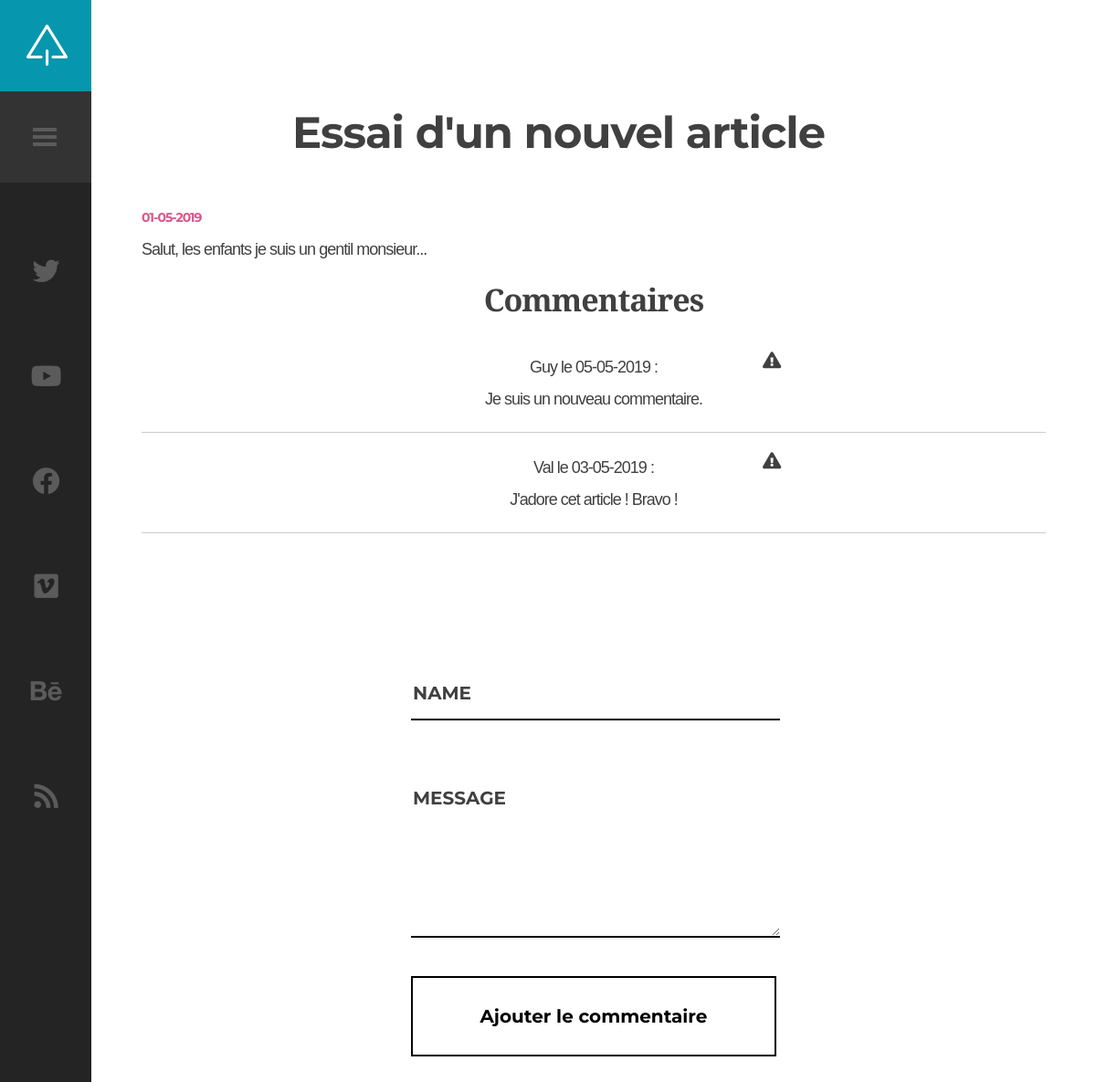
The page /index.php?id=7&action=getPost on the database as committed earlier.
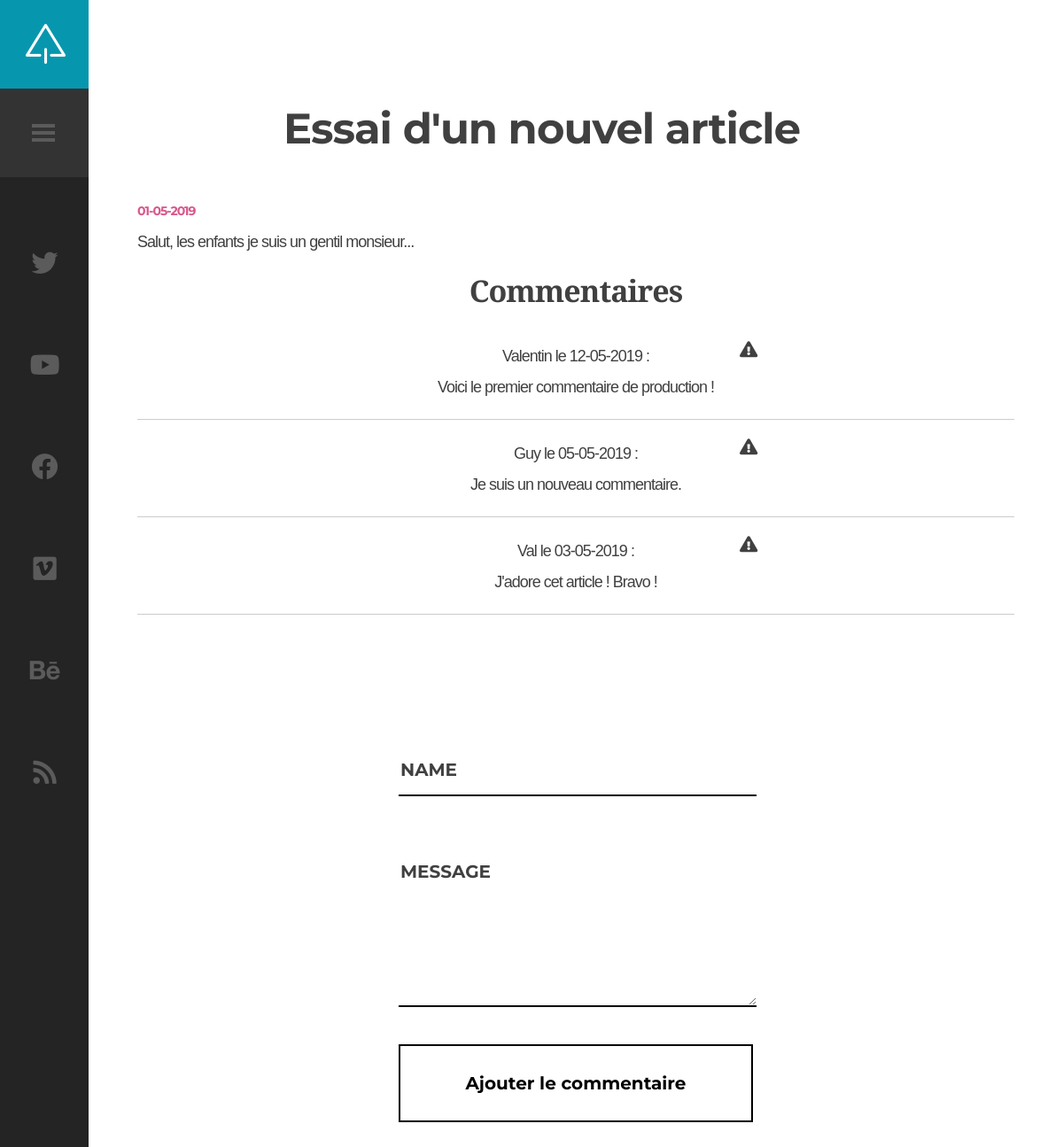
The same page on the database as committed later.
### tables this page shows
CREATE TABLE `articles` (
  `id` int(11) NOT NULL,
  `title` varchar(255) NOT NULL,
  `content` text NOT NULL,
  `date_upload` datetime NOT NULL
);

CREATE TABLE `commentaires` (
  `id` int(11) NOT NULL,
  `name` varchar(255) NOT NULL,
  `message` text NOT NULL,
  `date_publish_comm` datetime NOT NULL,
  `article_referent` int(11) NOT NULL,
  `danger` tinyint(1) NOT NULL DEFAULT 0
);

### model/articles.php (called while the page is built, shortened)
<?php
class ArticlesManager extends Manager {
    function getPost($idGet)
    {
        $pdo = Manager::connectionBdd();
        $req = $pdo->prepare('SELECT * FROM articles WHERE id= :id');
        $req->execute(['id' => $idGet]);
        $post = $req->fetch();
        return $post;
    }
}

### model/comments.php (called while the page is built, shortened)
<?php
class CommentsManager extends Manager
{
    function getComments($postID) {
        $pdo = Manager::connectionBdd();
        $comments = $pdo->prepare('SELECT * FROM commentaires WHERE article_referent= :article_referent ORDER BY date_publish_comm DESC');
        $comments->execute(['article_referent' => $postID]);
        return $comments;
    }
}

### views/article.php (the view, shortened to what this page needs)
<?php
$dateUpload = date_format(new DateTime($post['date_upload']), 'd-m-Y');
?>
<div id="content" class="site-content center-relative">
    <div class="single-post-wrapper content-1070 center-relative">
        <article class="center-relative">
            <h1 class="entry-title">
                <?= $post['title']; ?>
            </h1>
            <div class="entry-date published"><?= $dateUpload; ?></div>
                <?= $post['content']; ?>
            <div class="commentaires">
                <h2>Commentaires</h2>
                <?php
                while ($comment = $comments->fetch()){
                    $dateComm = date_format(new DateTime($comment['date_publish_comm']), 'd-m-Y');
                    ?>
                    <div class="commentaire">
                        <a href="index.php?action=danger&ref=<?= $_GET['id'];?>&id=<?= $comment['id'];?>"><i class="fas fa-exclamation-triangle" id="danger"></i></a>
                        <p><?= htmlspecialchars($comment['name'])?> le <?= $dateComm; ?> : </p>
                        <p><?= htmlspecialchars($comment['message'])?></p>
                    </div>
                    <hr>
                <?php
                }
                ?>
            </div>
                <div class="commentaire">
                    <div class="contact-form">
                        <form method="post" action="index.php?id=<?= $post['id']; ?>&action=addComment ">
                            <p><input id="name" type="text" name="name" placeholder="Name"></p>
                            <p><textarea id="message" name="message" placeholder="Message"></textarea></p>
                            <p><input type="submit" value="Ajouter le commentaire"></p>
                        </form>
                    </div>
                </div>
        </article>
    </div>
</div>
<?php
$content = ob_get_clean();
require 'template_article.php'; ?>

### index.php (shortened to what this page needs)
<?php
require 'controllers/front.php';
if (empty($_GET['action'])) {
    home();
} else {
    switch ($_GET['action']) {
        case "getPost":
            if (isset($_GET['id']) && $_GET['id'] > 0) {
                articleOnly();
            } else {
                $_SESSION['message'] = 'Erreur : aucun identifiant de billet envoyé';
            }
            break;
    }
}

### controllers/front.php (shortened to what this page needs)
<?php
require 'model/comments.php';
require 'model/articles.php';
function articleOnly() {
    if(isset($_GET['id']) && $_GET['id'] > 0) {
        $ManagerPost = new ArticlesManager();
        $ManagerComment = new CommentsManager();
        $post = $ManagerPost->getPost($_GET['id']);
        $comments = $ManagerComment->getComments($_GET['id']);
        require 'views/article.php';
    }
}

### views/template_article.php (shortened to what this page needs)
<!DOCTYPE HTML>
<html lang="en-US">
<head>
    <?php require 'header.php'; ?>
</head>
<body class="single-post">
<?php require 'menu.php'; ?>
<?= $content; ?>
</body>
</html>

### views/header.php (shortened to what this page needs)
<link rel="stylesheet" type="text/css"  href='public/css/clear.css' />
<link rel="stylesheet" type="text/css"  href='public/css/common.css' />
<link rel="stylesheet" type="text/css"  href='public/css/carouFredSel.css' />
<link rel="stylesheet" type="text/css"  href='public/css/sm-clean.css' />
<link rel="stylesheet" type="text/css"  href='public/css/style.css' />
<link rel="stylesheet" type="text/css"  href="public/css/smallscreen.css" media="screen and (max-width: 640px)" />
<link rel="stylesheet" href="https://use.fontawesome.com/releases/v5.8.2/css/all.css">

### views/menu.php (shortened to what this page needs)
<div id="sidebar" class="sidebar">
    <div class="menu-right-part">
        <div class="logo-holder">
            <a href="index.php">
                <img src="public/images/logo.png" alt="Suppablog WP">
            </a>
        </div>
        <div class="toggle-holder">
            <div id="toggle">
                <div class="menu-line"></div>
            </div>
        </div>
        <div class="social-holder">
            <div class="social-list">
                <a href="#"><i class="fab fa-twitter"></i></a>
                <a href="#"><i class="fab fa-youtube"></i></a>
                <a href="#"><i class="fab fa-facebook"></i></a>
                <a href="#"><i class="fab fa-vimeo"></i></a>
                <a href="#"><i class="fab fa-behance"></i></a>
                <a href="#"><i class="fas fa-rss"></i></a>
            </div>
        </div>
    </div>
</div>

### public/css/clear.css (style rules this page uses)
html, body, div, span, object, iframe, h1, h2, h3, h4, h5, h6, p, blockquote, pre, abbr, address, cite, code, del, dfn, em, img, ins, kbd, q, samp, small, strong, sub, sup, var, b, i, ol, ul, li, fieldset, form, label, legend, table, caption, tbody, tfoot, thead, tr, th, td, article, aside, canvas, details, figcaption, figure, footer, header, hgroup, menu, nav, section, summary, time, mark, audio, video { margin:0; padding:0; border:0; outline: none; font-size:100%; background:transparent; }
body { line-height:1; }
article,aside,details,figcaption,figure, footer,header,hgroup,menu,nav,section { display:block; }
a { margin:0; padding:0; font-size:100%; outline: none; vertical-align:baseline; background:transparent; }
hr { display:block; height:1px; border:0; border-top:1px solid #cccccc; margin:1em 0; padding:0; }
input, select { vertical-align:middle; }

### public/css/common.css (style rules this page uses)
.center-relative { margin-left: auto; margin-right: auto; }
h1,h2,h3,h4,h5,h6 { padding: 20px 0; }
h1 { font-size: 38px; line-height: 38px; }
h2 { font-size: 34px; line-height: 34px; }
.commentaire { width: 400px; margin: auto; }
.commentaires { text-align: center; padding-bottom: 80px; }

### public/css/smallscreen.css (style rules this page uses)
.commentaire { width: 100%; display: flex; flex-direction: column; flex-wrap: nowrap; }
.entry-title { text-align: center; }

Rows that differ between the two databases and show on the page:
added commentaires: name "Valentin", date_publish_comm "12-05-2019", message "Voici le premier commentaire de production !"
